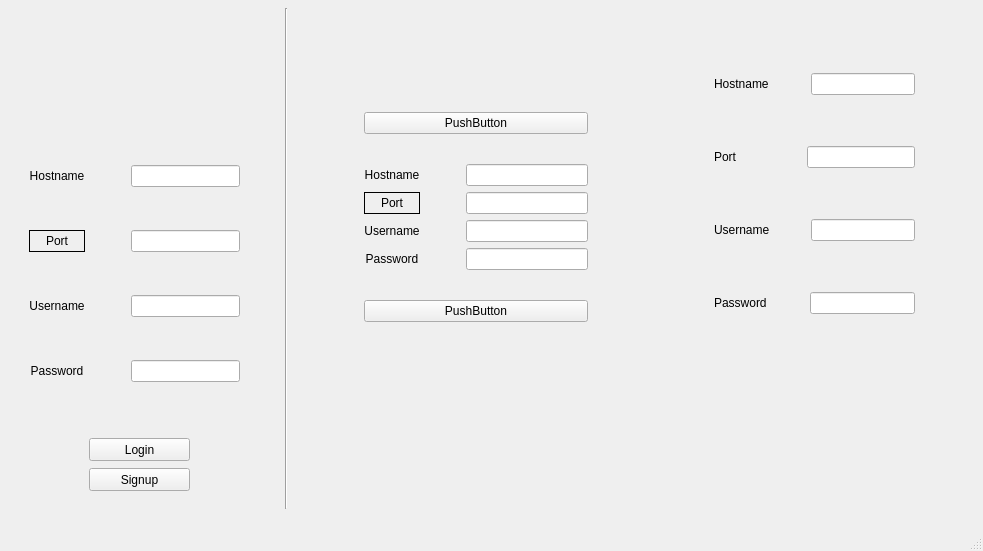
<?xml version="1.0" encoding="UTF-8"?>
<ui version="4.0">
 <class>MainWindow</class>
 <widget class="QMainWindow" name="MainWindow">
  <property name="geometry">
   <rect>
    <x>0</x>
    <y>0</y>
    <width>983</width>
    <height>551</height>
   </rect>
  </property>
  <property name="windowTitle">
   <string>MainWindow</string>
  </property>
  <property name="layoutDirection">
   <enum>Qt::LeftToRight</enum>
  </property>
  <property name="documentMode">
   <bool>false</bool>
  </property>
  <widget class="QWidget" name="centralwidget">
   <widget class="QStackedWidget" name="stackedWidget">
    <property name="geometry">
     <rect>
      <x>10</x>
      <y>-1</y>
      <width>961</width>
      <height>521</height>
     </rect>
    </property>
    <widget class="QWidget" name="page">
     <widget class="QWidget" name="horizontalLayoutWidget">
      <property name="geometry">
       <rect>
        <x>-1</x>
        <y>9</y>
        <width>971</width>
        <height>501</height>
       </rect>
      </property>
      <layout class="QHBoxLayout" name="horizontalLayout">
       <item>
        <widget class="QWidget" name="widget" native="true">
         <property name="sizePolicy">
          <sizepolicy hsizetype="Preferred" vsizetype="Preferred">
           <horstretch>20</horstretch>
           <verstretch>0</verstretch>
          </sizepolicy>
         </property>
         <property name="autoFillBackground">
          <bool>false</bool>
         </property>
         <property name="styleSheet">
          <string notr="true"/>
         </property>
         <widget class="QWidget" name="gridLayoutWidget">
          <property name="geometry">
           <rect>
            <x>20</x>
            <y>120</y>
            <width>211</width>
            <height>291</height>
           </rect>
          </property>
          <layout class="QGridLayout" name="gridLayout">
           <item row="2" column="3">
            <widget class="QLineEdit" name="username">
             <property name="frame">
              <bool>true</bool>
             </property>
             <property name="clearButtonEnabled">
              <bool>false</bool>
             </property>
            </widget>
           </item>
           <item row="2" column="1">
            <widget class="QLabel" name="labelUsername">
             <property name="lineWidth">
              <number>1</number>
             </property>
             <property name="text">
              <string>Username</string>
             </property>
             <property name="alignment">
              <set>Qt::AlignCenter</set>
             </property>
            </widget>
           </item>
           <item row="3" column="3">
            <widget class="QLineEdit" name="password">
             <property name="echoMode">
              <enum>QLineEdit::Password</enum>
             </property>
            </widget>
           </item>
           <item row="0" column="3">
            <widget class="QLineEdit" name="hostname"/>
           </item>
           <item row="1" column="3">
            <widget class="QLineEdit" name="port"/>
           </item>
           <item row="3" column="1">
            <widget class="QLabel" name="labelPassword">
             <property name="text">
              <string>Password</string>
             </property>
             <property name="alignment">
              <set>Qt::AlignCenter</set>
             </property>
            </widget>
           </item>
           <item row="1" column="1">
            <widget class="QLabel" name="labelPort">
             <property name="styleSheet">
              <string notr="true"/>
             </property>
             <property name="frameShape">
              <enum>QFrame::Box</enum>
             </property>
             <property name="frameShadow">
              <enum>QFrame::Plain</enum>
             </property>
             <property name="text">
              <string>Port</string>
             </property>
             <property name="alignment">
              <set>Qt::AlignCenter</set>
             </property>
            </widget>
           </item>
           <item row="0" column="1">
            <widget class="QLabel" name="labelHostname">
             <property name="text">
              <string>Hostname</string>
             </property>
             <property name="alignment">
              <set>Qt::AlignCenter</set>
             </property>
            </widget>
           </item>
           <item row="0" column="2">
            <spacer name="horizontalSpacer_6">
             <property name="orientation">
              <enum>Qt::Horizontal</enum>
             </property>
             <property name="sizeType">
              <enum>QSizePolicy::Fixed</enum>
             </property>
             <property name="sizeHint" stdset="0">
              <size>
               <width>40</width>
               <height>20</height>
              </size>
             </property>
            </spacer>
           </item>
          </layout>
         </widget>
         <widget class="QPushButton" name="loginButton">
          <property name="geometry">
           <rect>
            <x>80</x>
            <y>430</y>
            <width>101</width>
            <height>23</height>
           </rect>
          </property>
          <property name="text">
           <string>Login</string>
          </property>
         </widget>
         <widget class="QPushButton" name="signupButton">
          <property name="geometry">
           <rect>
            <x>80</x>
            <y>460</y>
            <width>101</width>
            <height>23</height>
           </rect>
          </property>
          <property name="text">
           <string>Signup</string>
          </property>
         </widget>
        </widget>
       </item>
       <item>
        <widget class="Line" name="line">
         <property name="orientation">
          <enum>Qt::Vertical</enum>
         </property>
        </widget>
       </item>
       <item>
        <spacer name="horizontalSpacer">
         <property name="orientation">
          <enum>Qt::Horizontal</enum>
         </property>
         <property name="sizeType">
          <enum>QSizePolicy::Fixed</enum>
         </property>
         <property name="sizeHint" stdset="0">
          <size>
           <width>10</width>
           <height>20</height>
          </size>
         </property>
        </spacer>
       </item>
       <item>
        <widget class="QWidget" name="widget_2" native="true">
         <property name="sizePolicy">
          <sizepolicy hsizetype="Preferred" vsizetype="Preferred">
           <horstretch>50</horstretch>
           <verstretch>0</verstretch>
          </sizepolicy>
         </property>
         <widget class="QWidget" name="verticalLayoutWidget">
          <property name="geometry">
           <rect>
            <x>410</x>
            <y>20</y>
            <width>201</width>
            <height>331</height>
           </rect>
          </property>
          <layout class="QVBoxLayout" name="verticalLayout">
           <item>
            <layout class="QHBoxLayout" name="horizontalLayout_2">
             <item>
              <widget class="QLabel" name="label_9">
               <property name="text">
                <string>Hostname</string>
               </property>
              </widget>
             </item>
             <item>
              <spacer name="horizontalSpacer_3">
               <property name="orientation">
                <enum>Qt::Horizontal</enum>
               </property>
               <property name="sizeHint" stdset="0">
                <size>
                 <width>40</width>
                 <height>20</height>
                </size>
               </property>
              </spacer>
             </item>
             <item>
              <widget class="QLineEdit" name="lineEdit_9"/>
             </item>
            </layout>
           </item>
           <item>
            <layout class="QHBoxLayout" name="horizontalLayout_3">
             <item>
              <widget class="QLabel" name="label_10">
               <property name="text">
                <string>Port</string>
               </property>
              </widget>
             </item>
             <item>
              <spacer name="horizontalSpacer_2">
               <property name="orientation">
                <enum>Qt::Horizontal</enum>
               </property>
               <property name="sizeHint" stdset="0">
                <size>
                 <width>60</width>
                 <height>20</height>
                </size>
               </property>
              </spacer>
             </item>
             <item>
              <widget class="QLineEdit" name="lineEdit_10"/>
             </item>
            </layout>
           </item>
           <item>
            <layout class="QHBoxLayout" name="horizontalLayout_4">
             <item>
              <widget class="QLabel" name="label_11">
               <property name="text">
                <string>Username</string>
               </property>
              </widget>
             </item>
             <item>
              <spacer name="horizontalSpacer_4">
               <property name="orientation">
                <enum>Qt::Horizontal</enum>
               </property>
               <property name="sizeHint" stdset="0">
                <size>
                 <width>40</width>
                 <height>20</height>
                </size>
               </property>
              </spacer>
             </item>
             <item>
              <widget class="QLineEdit" name="lineEdit_11"/>
             </item>
            </layout>
           </item>
           <item>
            <layout class="QHBoxLayout" name="horizontalLayout_5">
             <item>
              <widget class="QLabel" name="label_12">
               <property name="text">
                <string>Password</string>
               </property>
              </widget>
             </item>
             <item>
              <spacer name="horizontalSpacer_5">
               <property name="orientation">
                <enum>Qt::Horizontal</enum>
               </property>
               <property name="sizeHint" stdset="0">
                <size>
                 <width>40</width>
                 <height>20</height>
                </size>
               </property>
              </spacer>
             </item>
             <item>
              <widget class="QLineEdit" name="lineEdit_12"/>
             </item>
            </layout>
           </item>
          </layout>
         </widget>
         <widget class="QWidget" name="verticalLayoutWidget_2">
          <property name="geometry">
           <rect>
            <x>60</x>
            <y>80</y>
            <width>224</width>
            <height>261</height>
           </rect>
          </property>
          <layout class="QVBoxLayout" name="verticalLayout_5">
           <item>
            <widget class="QPushButton" name="pushButton_2">
             <property name="text">
              <string>PushButton</string>
             </property>
            </widget>
           </item>
           <item>
            <layout class="QGridLayout" name="gridLayout_2">
             <item row="4" column="1">
              <widget class="QLabel" name="label_18">
               <property name="text">
                <string>Password</string>
               </property>
               <property name="alignment">
                <set>Qt::AlignCenter</set>
               </property>
              </widget>
             </item>
             <item row="1" column="1">
              <widget class="QLabel" name="label_20">
               <property name="text">
                <string>Hostname</string>
               </property>
               <property name="alignment">
                <set>Qt::AlignCenter</set>
               </property>
              </widget>
             </item>
             <item row="1" column="2">
              <spacer name="horizontalSpacer_7">
               <property name="orientation">
                <enum>Qt::Horizontal</enum>
               </property>
               <property name="sizeType">
                <enum>QSizePolicy::Fixed</enum>
               </property>
               <property name="sizeHint" stdset="0">
                <size>
                 <width>40</width>
                 <height>20</height>
                </size>
               </property>
              </spacer>
             </item>
             <item row="3" column="3">
              <widget class="QLineEdit" name="lineEdit_17"/>
             </item>
             <item row="3" column="1">
              <widget class="QLabel" name="label_17">
               <property name="lineWidth">
                <number>1</number>
               </property>
               <property name="text">
                <string>Username</string>
               </property>
               <property name="alignment">
                <set>Qt::AlignCenter</set>
               </property>
              </widget>
             </item>
             <item row="2" column="1">
              <widget class="QLabel" name="label_19">
               <property name="styleSheet">
                <string notr="true"/>
               </property>
               <property name="frameShape">
                <enum>QFrame::Box</enum>
               </property>
               <property name="frameShadow">
                <enum>QFrame::Plain</enum>
               </property>
               <property name="text">
                <string>Port</string>
               </property>
               <property name="alignment">
                <set>Qt::AlignCenter</set>
               </property>
              </widget>
             </item>
             <item row="4" column="3">
              <widget class="QLineEdit" name="lineEdit_18"/>
             </item>
             <item row="1" column="3">
              <widget class="QLineEdit" name="lineEdit_19"/>
             </item>
             <item row="2" column="3">
              <widget class="QLineEdit" name="lineEdit_20"/>
             </item>
            </layout>
           </item>
           <item>
            <widget class="QPushButton" name="pushButton">
             <property name="sizePolicy">
              <sizepolicy hsizetype="Minimum" vsizetype="Fixed">
               <horstretch>0</horstretch>
               <verstretch>0</verstretch>
              </sizepolicy>
             </property>
             <property name="text">
              <string>PushButton</string>
             </property>
            </widget>
           </item>
          </layout>
         </widget>
        </widget>
       </item>
      </layout>
     </widget>
    </widget>
    <widget class="QWidget" name="signupPage">
     <widget class="QPushButton" name="pushButton_4">
      <property name="geometry">
       <rect>
        <x>210</x>
        <y>130</y>
        <width>75</width>
        <height>23</height>
       </rect>
      </property>
      <property name="text">
       <string>PushButton</string>
      </property>
     </widget>
    </widget>
   </widget>
  </widget>
  <widget class="QMenuBar" name="menubar">
   <property name="geometry">
    <rect>
     <x>0</x>
     <y>0</y>
     <width>983</width>
     <height>21</height>
    </rect>
   </property>
  </widget>
  <widget class="QStatusBar" name="statusbar"/>
 </widget>
 <resources/>
 <connections/>
</ui>
